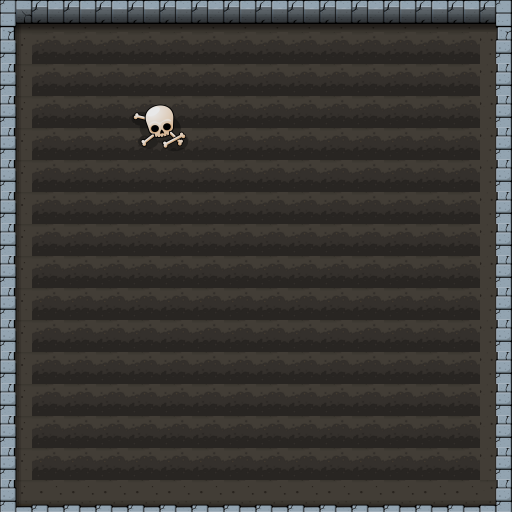

A level layout from a 2D game, rendered from its tile map. Below: a short description, then the map file with its tile-grid data intact:
An orthogonal 16x16 tile map with 32x32 px tiles, 2 tile layers (Tile Layer 1, SpawnFactory), 1 hidden layer not drawn.

<map version="1.10" tiledversion="1.10.2" orientation="orthogonal" renderorder="right-down" width="16" height="16" tilewidth="32" tileheight="32" infinite="0" nextlayerid="4" nextobjectid="1">
 <tileset firstgid="1" source="Dungeon.tsx" />
 <layer id="1" name="Tile Layer 1" width="16" height="16">
  <data encoding="csv">
41,42,42,42,42,42,42,42,42,42,42,42,42,42,42,48,
233,309,309,309,309,309,309,309,309,309,309,309,309,309,309,264,
233,309,309,309,309,309,309,309,309,309,309,309,309,309,309,264,
233,309,309,309,309,309,309,309,309,309,309,309,309,309,309,264,
233,309,309,309,309,309,309,309,309,309,309,309,309,309,309,264,
233,309,309,309,309,309,309,309,309,309,309,309,309,309,309,264,
233,309,309,309,309,309,309,309,309,309,309,309,309,309,309,264,
233,309,309,309,309,309,309,309,309,309,309,309,309,309,309,264,
233,309,309,309,309,309,309,309,309,309,309,309,309,309,309,264,
233,309,309,309,309,309,309,309,309,309,309,309,309,309,309,264,
233,309,309,309,309,309,309,309,309,309,309,309,309,309,309,264,
233,309,309,309,309,309,309,309,309,309,309,309,309,309,309,264,
233,309,309,309,309,309,309,309,309,309,309,309,309,309,309,264,
233,309,309,309,309,309,309,309,309,309,309,309,309,309,309,264,
233,309,309,309,309,309,309,309,309,309,309,309,309,309,309,264,
61,349,349,349,349,349,349,349,349,349,349,349,349,349,349,68
</data>
 </layer>
 <layer id="2" name="SpawnFactory" width="16" height="16">
  <data encoding="csv">
0,0,0,0,0,0,0,0,0,0,0,0,0,0,0,0,
0,0,0,0,0,0,0,0,0,0,0,0,0,0,0,0,
0,0,0,0,0,0,0,0,0,0,0,0,0,0,0,0,
0,0,0,0,17,18,0,0,0,0,0,0,0,0,0,0,
0,0,0,0,37,38,0,0,0,0,0,0,0,0,0,0,
0,0,0,0,0,0,0,0,0,0,0,0,0,0,0,0,
0,0,0,0,0,0,0,0,0,0,0,0,0,0,0,0,
0,0,0,0,0,0,0,0,0,0,0,0,0,0,0,0,
0,0,0,0,0,0,0,0,0,0,0,0,0,0,0,0,
0,0,0,0,0,0,0,0,0,0,0,0,0,0,0,0,
0,0,0,0,0,0,0,0,0,0,0,0,0,0,0,0,
0,0,0,0,0,0,0,0,0,0,0,0,0,0,0,0,
0,0,0,0,0,0,0,0,0,0,0,0,0,0,0,0,
0,0,0,0,0,0,0,0,0,0,0,0,0,0,0,0,
0,0,0,0,0,0,0,0,0,0,0,0,0,0,0,0,
0,0,0,0,0,0,0,0,0,0,0,0,0,0,0,0
</data>
 </layer>
 <layer id="3" name="Collision" width="16" height="16" visible="0">
  <data encoding="csv">
7,0,0,0,0,0,0,0,0,0,0,0,0,0,0,0,
7,0,0,0,0,0,0,0,0,0,0,0,0,0,0,0,
7,0,0,0,0,0,0,0,0,0,0,0,0,0,0,0,
7,0,0,0,0,0,0,0,0,0,0,0,0,0,0,0,
7,0,0,0,0,0,0,0,0,0,0,0,0,0,0,0,
7,0,0,0,0,0,0,0,0,0,0,0,0,0,0,0,
7,0,0,0,0,0,0,0,0,0,0,0,0,0,0,0,
7,0,0,0,0,0,0,0,0,0,0,0,0,0,0,0,
7,0,0,0,0,0,0,0,0,0,0,0,0,0,0,0,
7,0,0,0,0,0,0,0,0,0,0,0,0,0,0,0,
7,0,0,0,0,0,0,0,0,0,0,0,0,0,0,0,
7,0,0,0,0,0,0,0,0,0,0,0,0,0,0,0,
7,0,0,0,0,0,0,0,0,0,0,0,0,0,0,0,
7,0,0,0,0,0,0,0,0,0,0,0,0,0,0,0,
7,0,0,0,0,0,0,0,0,0,0,0,0,0,0,0,
7,0,0,0,0,0,0,0,0,0,0,0,0,0,0,0
</data>
 </layer>
</map>
